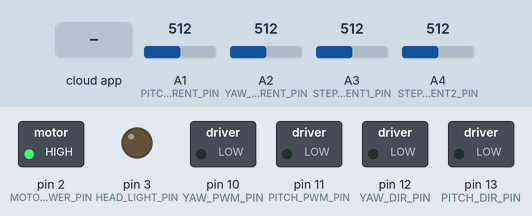
Simulated run of this sketch. Board: Arduino Uno, built with avr-gcc and run on an emulated ATmega328P. Parts: switched loads named in the sketch (green lamp = pin HIGH), output pins drawn as LEDs (lit = HIGH). Inputs (shaded band) come from the test bench; at power-on: A1 (PITCH_CURRENT_PIN) = 512, A2 (YAW_CURRENT_PIN) = 512, A3 (STEPPER_CURRENT1_PIN) = 512, A4 (STEPPER_CURRENT2_PIN) = 512. The ROS host is connected and sends only what is stated; pins used as bus, display or sensor lines are not drawn.

Above: at 1.2 s.
1.3 s: the phone or cloud app sets motorSpeed to 45
At 1.7 s:
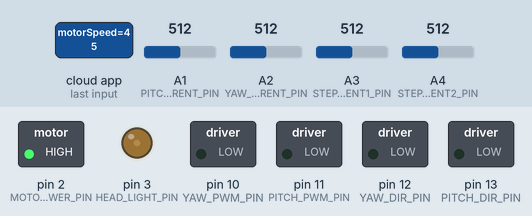
2.8 s: the phone or cloud app sets motorSpeed to 90
At 4.0 s:
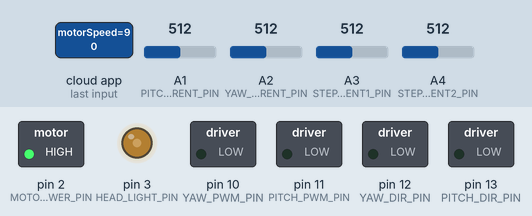
4.3 s: the phone or cloud app sets motorSpeed to 180
At 5.3 s:
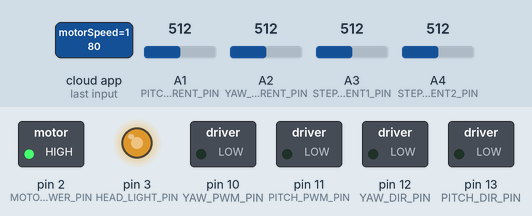
Timing chart, 0 to 7.3 s (numbered marks = the images above; inputs shaded):
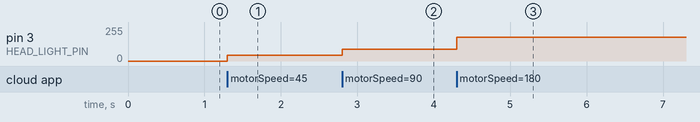

Measured:
- after the input at 1.3 s, pin 3 (HEAD_LIGHT_PIN): 0/255 → 45/255 at once
- after the input at 2.8 s, pin 3 (HEAD_LIGHT_PIN): 45/255 → 90/255 at once
- after the input at 4.3 s, pin 3 (HEAD_LIGHT_PIN): 90/255 → 180/255 at once

The sketch:

DoraArmControl_18200.ino
```cpp
/*
 * This source use DFRduino
 *
 */

#include <ros.h>
#include <std_msgs/UInt16.h>
#include <std_msgs/Int32.h>
#include <std_msgs/String.h>


//debug
//varialble
int STEPPER_POWER = 50;

//const define
int PITCH_CURRENT_LIMIT = 10;
int YAW_CURRENT_LIMIT = 10;


//pinout define
int PITCH_PWM_PIN = 11;
int PITCH_DIR_PIN = 13;
int YAW_PWM_PIN = 10;
int YAW_DIR_PIN = 12;
int HEAD_LIGHT_PIN = 3;

//stepper pin
int STEPPER_POWER_PWM1_PIN = 6;
int STEPPER_DIR1_PIN = 8;
int STEPPER_POWER_PWM2_PIN = 5;
int STEPPER_DIR2_PIN = 4;
int STEPPER_CURRENT1_PIN = A3;
int STEPPER_CURRENT2_PIN = A4;

int MOTOR_DRIVER_POWER_PIN = 2;
int PITCH_CURRENT_PIN = A1;
int YAW_CURRENT_PIN = A2;

//variable
int pitchCurrent=0;
int yawCurrent=0;

ros::NodeHandle  nh;

std_msgs::Int32 pitchCurrentMsg,yawCurrentMsg,stepperCurrent1Msg,stepperCurrent2Msg;

ros::Publisher pitchCurrent_pub("pitchCurrent", &pitchCurrentMsg);
ros::Publisher yawCurrent_pub("yawCurrent", &yawCurrentMsg);
ros::Publisher stepperCurrent1_pub("stepperCurrent1", &stepperCurrent1Msg);
ros::Publisher stepperCurrent2_pub("stepperCurrent2", &stepperCurrent2Msg);

void motorControlKeyboardCb( const std_msgs::String& motorInstruction){
  switch(motorInstruction.data[0])//read instruction from keyboard
  {
    case'q':
      analogWrite(PITCH_PWM_PIN, 125);
      break;
    case'a':
      analogWrite(PITCH_PWM_PIN, 0);
      break;
    case'w':
      analogWrite(YAW_PWM_PIN, 125);
      break;
    case's':
      analogWrite(YAW_PWM_PIN, 0);
      break;
    case'z':
      digitalWrite(PITCH_DIR_PIN, HIGH-digitalRead(PITCH_DIR_PIN));
      break;
    case'x':
      digitalWrite(YAW_DIR_PIN, HIGH-digitalRead(YAW_DIR_PIN));
      break;
    case'e':
      analogWrite(HEAD_LIGHT_PIN,120);
      break;
                                                                                                                                                                                                                    break;
    default:
      analogWrite(PITCH_PWM_PIN, 0);
      analogWrite(YAW_PWM_PIN, 0);
      break;
  }
}


void motorSpeedKeyboardCb( const std_msgs::UInt16& motorSpeed){
  analogWrite(HEAD_LIGHT_PIN,motorSpeed.data);
}

ros::Subscriber<std_msgs::String> motorControlKeyboard("motorControl", &motorControlKeyboardCb );
ros::Subscriber<std_msgs::UInt16> motorSpeedKeyboard("motorSpeed", &motorSpeedKeyboardCb );

void current_sensing()
{
  pitchCurrentMsg.data=analogRead(PITCH_CURRENT_PIN);
  yawCurrentMsg.data=analogRead(YAW_CURRENT_PIN);
  /*
  if (pitchCurrentMsg.data>PITCH_CURRENT_LIMIT)
    analogWrite(PITCH_PWM_PIN,0);
  if (yawCurrentMsg.data>YAW_CURRENT_LIMIT)
    analogWrite(YAW_PWM_PIN,0);
  */

  pitchCurrent_pub.publish( &pitchCurrentMsg );//need custom message
  yawCurrent_pub.publish( &yawCurrentMsg );//need custom message

}

void setup()
{
  pinMode(HEAD_LIGHT_PIN, OUTPUT);
  pinMode(PITCH_PWM_PIN, OUTPUT);
  pinMode(PITCH_DIR_PIN, OUTPUT);
  pinMode(YAW_PWM_PIN, OUTPUT);
  pinMode(YAW_DIR_PIN, OUTPUT);
  pinMode(MOTOR_DRIVER_POWER_PIN,OUTPUT);
  digitalWrite(MOTOR_DRIVER_POWER_PIN,HIGH);
  nh.initNode();
  nh.advertise(pitchCurrent_pub); //publish ros topic
  nh.advertise(yawCurrent_pub);  //publish
  nh.subscribe(motorControlKeyboard); //subscribe
  nh.subscribe(motorSpeedKeyboard); //subscribe
  analogWrite(HEAD_LIGHT_PIN,0);
  analogWrite(STEPPER_POWER_PWM1_PIN,STEPPER_POWER);
  analogWrite(STEPPER_POWER_PWM2_PIN,STEPPER_POWER);
}

void loop()
{
  //current_sensing();

  pitchCurrentMsg.data=analogRead(PITCH_CURRENT_PIN);
  yawCurrentMsg.data=analogRead(YAW_CURRENT_PIN);
  stepperCurrent1Msg.data=analogRead(STEPPER_CURRENT1_PIN);
  stepperCurrent2Msg.data=analogRead(STEPPER_CURRENT2_PIN);

  //sensing code error, check it later
  /*
  if (pitchCurrentMsg.data>PITCH_CURRENT_LIMIT)
    analogWrite(PITCH_PWM_PIN,0);
  if (yawCurrentMsg.data>YAW_CURRENT_LIMIT)
    analogWrite(YAW_PWM_PIN,0);
  */
  stepperCurrent1_pub.publish( &stepperCurrent1Msg );
  stepperCurrent2_pub.publish( &stepperCurrent2Msg );
  pitchCurrent_pub.publish( &pitchCurrentMsg );//need custom message
  yawCurrent_pub.publish( &yawCurrentMsg );//need custom message


  nh.spinOnce();
  delay(1);
}
```
